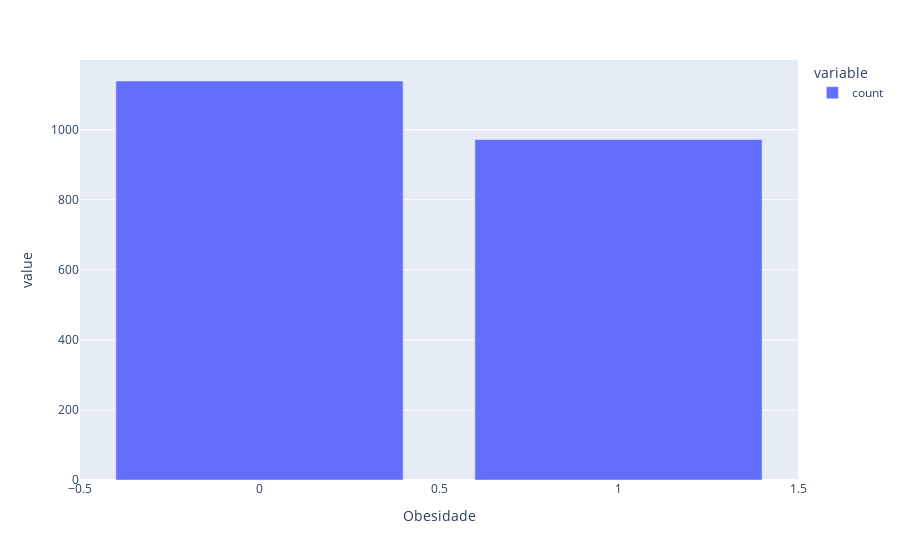

Write notebook code for a chart like this one.
### Markdown cell above
# EDA

### Code cell
# Distribuição da Variável Target - Obesidade
px.bar(df_obesidade.value_counts('Obesidade'))

### Figure 1 — Plotly figure (JSON) as saved in the notebook; plotly's stock layout.template omitted (floating-point values rounded to 4 significant figures)
{"data": [{"hovertemplate": "variable=count<br>Obesidade=%{x}<br>value=%{y}<extra></extra>", "legendgroup": "count", "marker": {"color": "#636efa", "pattern": {"shape": ""}}, "name": "count", "orientation": "v", "showlegend": true, "textposition": "auto", "type": "bar", "x": [0, 1], "xaxis": "x", "y": [1139, 972], "yaxis": "y"}], "layout": {"barmode": "relative", "legend": {"title": {"text": "variable"}, "tracegroupgap": 0}, "margin": {"t": 60}, "xaxis": {"anchor": "y", "domain": [0, 1], "title": {"text": "Obesidade"}}, "yaxis": {"anchor": "x", "domain": [0, 1], "title": {"text": "value"}}}}
